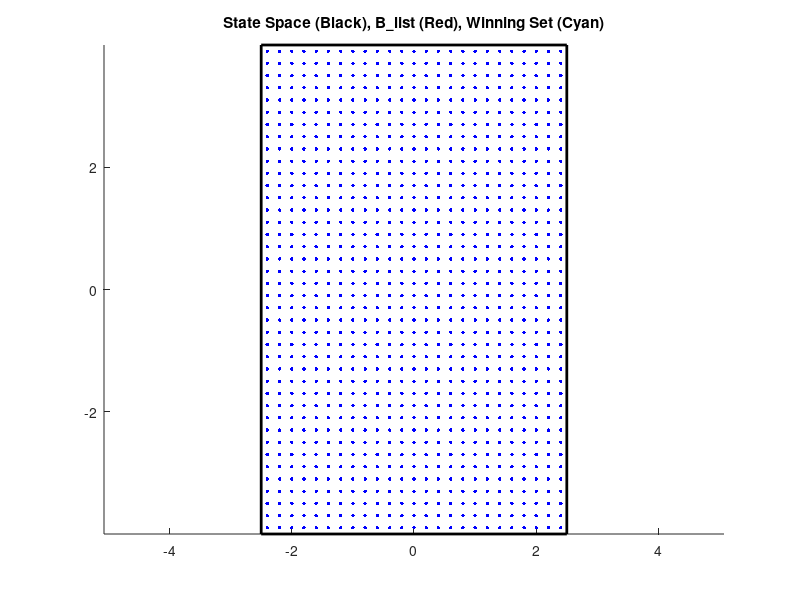

The MATLAB script that drew this image: (Note: this script raises an error after producing the figure.)
% Simulation of the hopping robot
%% run test.m first.
close all; clear all; clc;

load ts

%% Visualization and get initial condition from mouse

figure(1);
title('State Space (Black), B\_list (Red), Winning Set (Cyan)')
% Visualization of state space
bnd = M_X.bnd;
u = M_X.gridsize;
discr_bnd = M_X.discr_bnd;
[U,V] = meshgrid(bnd(1,:),bnd(2,:));
f=[1,2,4,3];
v = [U(:),V(:)];
patch('Faces',f,'Vertices',v,...
    'EdgeColor','black','FaceColor','none','LineWidth',2)

hold on;
x = linspace(discr_bnd(1,1),discr_bnd(1,2),discr_bnd(1,3));
y = linspace(discr_bnd(2,1),discr_bnd(2,2),discr_bnd(2,3));
[X,Y] = meshgrid(x,y);
plot(X,Y,'.b','markersize',8);
axis equal;
% Visualization of the target set
[x1,x2] = get_coord(B_list,M_X);
plot(x1,x2,'.r','markersize',12);    % nodes included

[U,V] = meshgrid([bnd_B(1,:)],[bnd_B(2,:)]);
f=[1,2,4,3];
v = [U(:),V(:)];
% norm ball
patch('Faces',f,'Vertices',v,...
    'EdgeColor','red','FaceColor','none','LineWidth',2);

% Visualization of winning set
[x1,x2] = get_coord(W,M_X);
plot(x1,x2,'.c','markersize',12);    % nodes included

[U,V] = meshgrid([bnd_B(1,:)],[bnd_B(2,:)]);
f=[1,2,4,3];
v = [U(:),V(:)];

%% Initialization
% initial state 
disp('Please select the initial point on the plot:')
[x,y]=ginput(1);
% x=-1.4;
% y=-4.5;
x0 = [x;y];
idx_x0 = mapping(x0,M_X,eta/2);
if(~ismember(idx_x0,W))
    error('x0 is beyond winning set.');
end
% x0 = W(1);

[x1,x2] =get_coord(idx_x0,M_X)
plot(x1,x2,'xb','markersize',10)

idx_x = idx_x0;
[x1,x2] = get_coord(idx_x,M_X);
xt = [x0];

idx_u = 0;
X_list = [idx_x0];
U_list = [];
t_list = [];

Yt_list=[]; % record ode solution for animation
Yx_list=[]; % record ode solution for animation
%% hopping
disp('Simulating...');
t_span = 60;
for i = 1:t_span
    % visual (on the grid)
    % get the options of input 
%     disp(idx_x)
    u_option = cont.get_input(idx_x);
    % keep the same input if not necessary
    if(i==1||i>=2&&~ismember(U_list(end),u_option))
        idx_u = u_option(1);
    end
     
    u0 = get_coord(idx_u,M_U);    % get the coordinate of input
    y0 = [xt;u0];    % States for numerical integration
    
    yt = ode45(@odefun,[0,tau],y0);
    
    xt = yt.y(1:2,end); % destination in one step
    idx_x  = mapping(xt,M_X,eta/2);
    X_list = [X_list;idx_x]; % history of idx_x
    U_list = [U_list;idx_u]; % history of idx_u
    t_list = [t_list;i*tau];
    
    Yt_list = [Yt_list, (i-1)*tau + yt.x]; % time
    Yx_list = [Yx_list, yt.y]; % state
    % visual (time)
    
%     figure(1);
%     [x1,x2] = get_coord(idx_x,M_X);
%     plot(x1,x2,'xb','markersize',10);
%     hold on;
%     pause(0.2);
%     drawnow

    figure(2);
    plot((i-1)*tau+yt.x,yt.y(1,:),'r-'); % position red
    plot((i-1)*tau+yt.x,yt.y(2,:),'b-'); % velocity blue
    hold on;
    drawnow;
end
disp('Done.');

legend('Vel of Mass Center','Pos of Mass Center');
xlabel('t');
%% Trajectory in state space
disp('Trajectory:')
figure(1);

[x1,x2] = get_coord(X_list,M_X);
for i=1:length(x1)-1
    arrow('Start',[x1(i),x2(i)],'Stop',[x1(i+1),x2(i+1)],'Length',10,'TipAngle',5)
    pause(0.1);
end

%% Animation based on Plot
disp('Animation 1:')
animation

%% Animation based on Simulink
disp('Animation 2:')
u_list = get_coord(U_list,M_U);

save cont t_list u_list % used as input in simulink
len_leg1=h0/2;
len_leg2=sqrt(h0^2+(x1max-x1min+lmax)^2);
C = [1,0];
D=[0];
fre_hopping = pi/2/tau;
% u_list = zeros(ts.n_s,1);
% for i = 1:length(W)
%     tmp=cont.get_input(W(i));
%     u_list(W(i))=get_coord(tmp(1),M_U);
% end
% M_X.V = [];

% save cont u_list M_X
hopping_robot_2012b